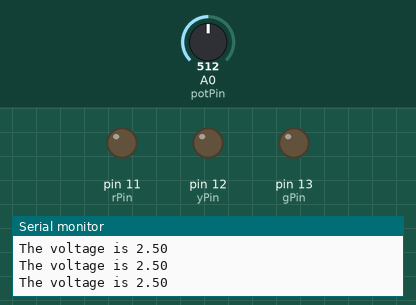
This sketch was run on a simulated Arduino Uno, built with avr-gcc and run on an emulated ATmega328P. Parts: output pins drawn as LEDs (lit = HIGH), the last lines printed to the serial monitor. The test bench sets the inputs (shaded band); at power-on: A0 (potPin) = 512.

Above: at 1.2 s.
1.3 s: A0 (potPin) set to 596
2.8 s: A0 (potPin) set to 621
At 3.7 s:
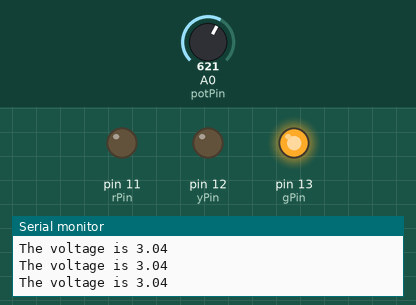
4.3 s: A0 (potPin) set to 801
7.3 s: A0 (potPin) set to 831
At 8.2 s:
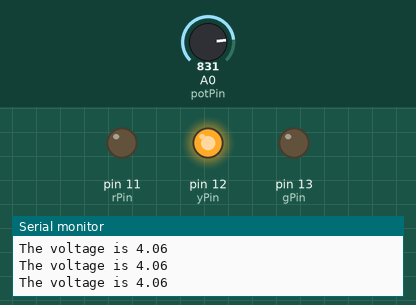
8.8 s: A0 (potPin) set to 1014
11.8 s: A0 (potPin) set to 1023
At 12.8 s:
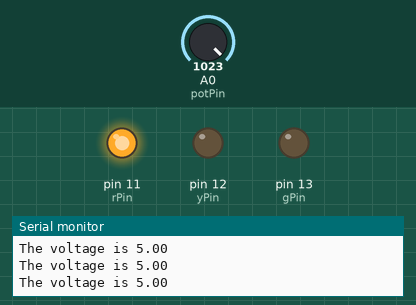
Timing chart, 0 to 14.3 s (numbered marks = the images above; inputs shaded):
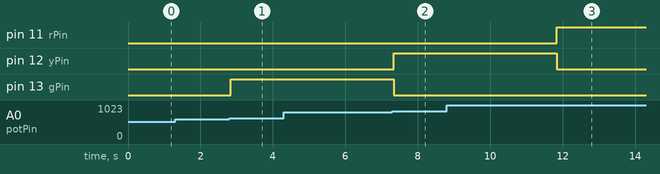

Measured:
- the behaviour switches between 613 and 614 on A0 (potPin) (found by bisection; images 0 and 1)
- the behaviour switches between 818 and 819 on A0 (potPin) (found by bisection; images 1 and 2)
- the behaviour switches between 1022 and 1023 on A0 (potPin) (found by bisection; images 2 and 3)
- after the input at 2.8 s, pin 13 (gPin): LOW → HIGH at once
- after the input at 7.3 s, pin 12 (yPin): LOW → HIGH at once; pin 13 (gPin): HIGH → LOW at once
- after the input at 11.8 s, pin 11 (rPin): LOW → HIGH at once; pin 12 (yPin): HIGH → LOW at once

The sketch:

LED_IF_POT.ino
```cpp
int potPin = A0, gPin = 13, yPin = 12, rPin = 11, readVal;
float volt0 = 0;
String line1 = "The voltage is ";
void setup() {
  // put your setup code here, to run once:
  pinMode(gPin, OUTPUT);
  pinMode(yPin, OUTPUT);
  pinMode(rPin, OUTPUT);
  Serial.begin(9600);
}

void loop() {
  // put your main code here, to run repeatedly:
  readVal = analogRead(potPin);
  volt0 = (5. / 1023.) * readVal;
  Serial.print(line1);
  Serial.println(volt0);
  if (volt0 > 3. && volt0 < 4.) {
    digitalWrite(gPin, HIGH);
    digitalWrite(yPin, LOW);
    digitalWrite(rPin, LOW);
  }
  else if (volt0 > 4. && volt0 < 5.) {
    digitalWrite(yPin, HIGH);
    digitalWrite(gPin, LOW);
    digitalWrite(rPin, LOW);
  }
  else if (volt0 == 5.) {
    digitalWrite(rPin, HIGH);
    digitalWrite(gPin, LOW);
    digitalWrite(yPin, LOW);
  }
  else if (volt0 < 3.) {
    digitalWrite(gPin, LOW);
    digitalWrite(yPin, LOW);
    digitalWrite(rPin, LOW);
  }
}
```
